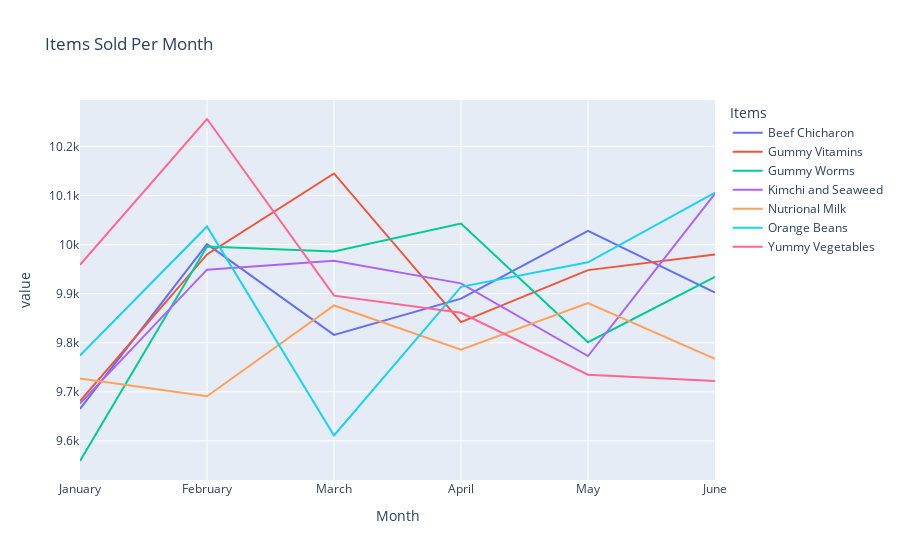

The cell this chart's notebook holds for it:
### Code cell
import plotly.express as px

new_sold_df = products_sold_df.transpose()
new_sold_df.index.name = 'Month'

new_sold_df=new_sold_df.iloc[:6]
new_sold_df

fig = px.line(new_sold_df, 
              title='Items Sold Per Month')
fig

### Figure 1 — Plotly figure (JSON) as saved in the notebook; plotly's stock layout.template omitted (floating-point values rounded to 4 significant figures)
{"data": [{"hovertemplate": "Items=Beef Chicharon<br>Month=%{x}<br>value=%{y}<extra></extra>", "legendgroup": "Beef Chicharon", "line": {"color": "#636efa", "dash": "solid"}, "marker": {"symbol": "circle"}, "mode": "lines", "name": "Beef Chicharon", "orientation": "v", "showlegend": true, "type": "scatter", "x": ["January", "February", "March", "April", "May", "June"], "xaxis": "x", "y": [9665, 10001, 9816, 9890, 10028, 9902], "yaxis": "y"}, {"hovertemplate": "Items=Gummy Vitamins<br>Month=%{x}<br>value=%{y}<extra></extra>", "legendgroup": "Gummy Vitamins", "line": {"color": "#EF553B", "dash": "solid"}, "marker": {"symbol": "circle"}, "mode": "lines", "name": "Gummy Vitamins", "orientation": "v", "showlegend": true, "type": "scatter", "x": ["January", "February", "March", "April", "May", "June"], "xaxis": "x", "y": [9681, 9980, 10145, 9842, 9948, 9980], "yaxis": "y"}, {"hovertemplate": "Items=Gummy Worms<br>Month=%{x}<br>value=%{y}<extra></extra>", "legendgroup": "Gummy Worms", "line": {"color": "#00cc96", "dash": "solid"}, "marker": {"symbol": "circle"}, "mode": "lines", "name": "Gummy Worms", "orientation": "v", "showlegend": true, "type": "scatter", "x": ["January", "February", "March", "April", "May", "June"], "xaxis": "x", "y": [9559, 9996, 9986, 10043, 9801, 9934], "yaxis": "y"}, {"hovertemplate": "Items=Kimchi and Seaweed<br>Month=%{x}<br>value=%{y}<extra></extra>", "legendgroup": "Kimchi and Seaweed", "line": {"color": "#ab63fa", "dash": "solid"}, "marker": {"symbol": "circle"}, "mode": "lines", "name": "Kimchi and Seaweed", "orientation": "v", "showlegend": true, "type": "scatter", "x": ["January", "February", "March", "April", "May", "June"], "xaxis": "x", "y": [9676, 9949, 9967, 9921, 9773, 10104], "yaxis": "y"}, {"hovertemplate": "Items=Nutrional Milk<br>Month=%{x}<br>value=%{y}<extra></extra>", "legendgroup": "Nutrional Milk", "line": {"color": "#FFA15A", "dash": "solid"}, "marker": {"symbol": "circle"}, "mode": "lines", "name": "Nutrional Milk", "orientation": "v", "showlegend": true, "type": "scatter", "x": ["January", "February", "March", "April", "May", "June"], "xaxis": "x", "y": [9727, 9691, 9876, 9786, 9881, 9767], "yaxis": "y"}, {"hovertemplate": "Items=Orange Beans<br>Month=%{x}<br>value=%{y}<extra></extra>", "legendgroup": "Orange Beans", "line": {"color": "#19d3f3", "dash": "solid"}, "marker": {"symbol": "circle"}, "mode": "lines", "name": "Orange Beans", "orientation": "v", "showlegend": true, "type": "scatter", "x": ["January", "February", "March", "April", "May", "June"], "xaxis": "x", "y": [9774, 10037, 9611, 9914, 9964, 10106], "yaxis": "y"}, {"hovertemplate": "Items=Yummy Vegetables<br>Month=%{x}<br>value=%{y}<extra></extra>", "legendgroup": "Yummy Vegetables", "line": {"color": "#FF6692", "dash": "solid"}, "marker": {"symbol": "circle"}, "mode": "lines", "name": "Yummy Vegetables", "orientation": "v", "showlegend": true, "type": "scatter", "x": ["January", "February", "March", "April", "May", "June"], "xaxis": "x", "y": [9959, 10256, 9896, 9861, 9735, 9722], "yaxis": "y"}], "layout": {"autosize": true, "legend": {"title": {"text": "Items"}, "tracegroupgap": 0}, "title": {"text": "Items Sold Per Month"}, "xaxis": {"anchor": "y", "autorange": true, "domain": [0, 1], "range": [0, 5], "title": {"text": "Month"}, "type": "category"}, "yaxis": {"anchor": "x", "autorange": true, "domain": [0, 1], "range": [9520.0, 10290.0], "title": {"text": "value"}, "type": "linear"}}}
